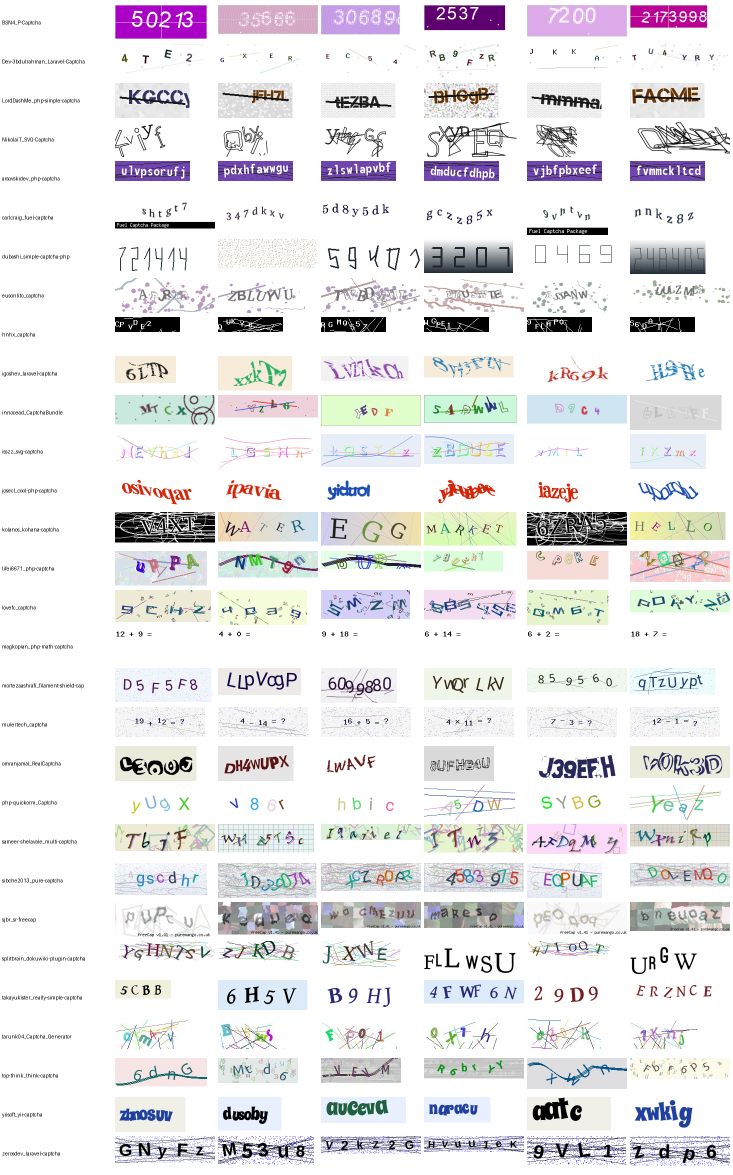
#> input picture Capri/dependencies/sourcefree_synth/resources/feature_bank_02/gallery_30_libraries.png, 1466 x 2350 px (shown at 1/2 size)
$ python -i font_match.py   (imports and definitions only)
#> lines starting #> are read from the running program, lines starting #| are printed output that depends on the picture; after the words box and inside, x2 and y2 are one past the last pixel; in counts of white or black regions, pixels touching at a corner belong together
#> further down, picture is the input picture: PIL image 1466x2350 RGB; mean R, G, B 231.9, 230.7, 232.8
"""Synthetic-only visual font classifier. No OCR, VLM or real-image fitting."""
from functools import lru_cache
import cv2
import numpy as np
from PIL import Image,ImageDraw,ImageFont,ImageFilter
import torch
from torch import nn
from torch.nn import functional as F

@lru_cache(maxsize=64)
def font_at(path,size):return ImageFont.truetype(path,size)

# [30 lines left out: function synthetic, not called in this run]

def encode(image):
    gray=np.asarray(image.convert('L').resize((160,64),Image.Resampling.BILINEAR))
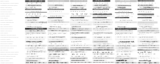
#> gray: shape (64, 160); min 60, max 255, mean 231.2
    if np.median(gray)<128:gray=255-gray
    edges=cv2.Canny(gray,50,130)
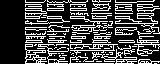
#> edges: shape (64, 160); 28.7% white in thin lines or dots, all inside (x1, y1, x2, y2) = (25, 0, 160, 64)
    return np.stack([gray,edges]).astype('float32')/255

# [4 lines left out: function views, not called in this run]

class FontMatcher(nn.Module):
    # [4 lines left out: function __init__, not called in this run]
    def forward(self,x):
        z=self.body(x);return self.font(z),self.hollow(z),F.normalize(z,dim=1)

# [6 lines left out: function infer, not called in this run]

>>> from PIL import Image
>>> picture = Image.open('../resources/feature_bank_02/gallery_30_libraries.png')
>>> result = encode(picture)
